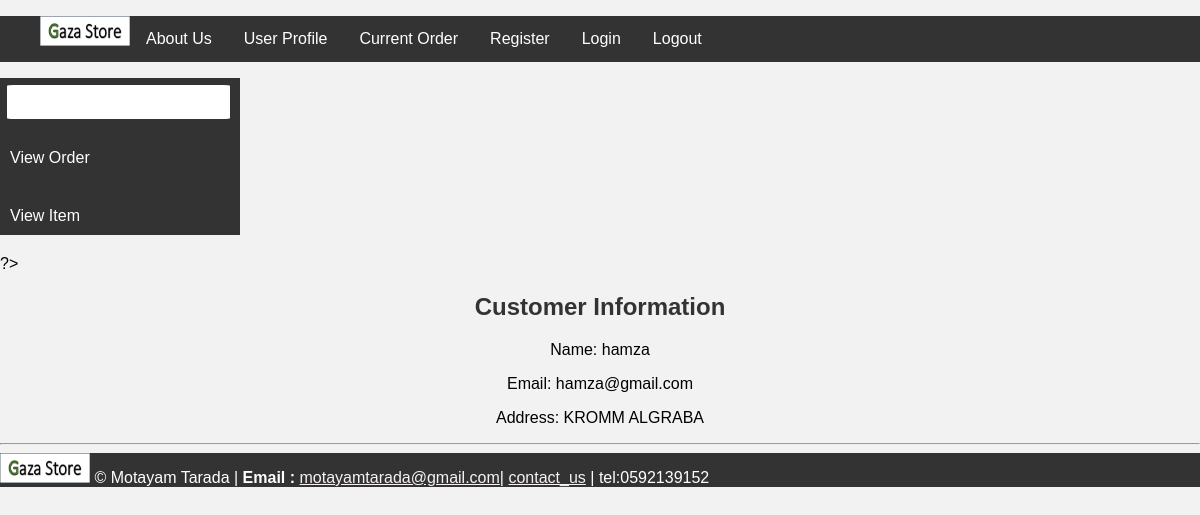
/profile.php (signed in), run on the app's committed database.
### tables this page shows
CREATE TABLE `customer` (
  `Customer Id` int NOT NULL AUTO_INCREMENT,
  `E_mail` varchar(45) NOT NULL,
  `Name` varchar(45) NOT NULL,
  `DateOfBirth` varchar(45) NOT NULL,
  `Telephone` varchar(50) NOT NULL,
  `Password` varchar(45) NOT NULL,
  `Address` varchar(45) NOT NULL,
  PRIMARY KEY (`Customer Id`)
);

### profile.php (the view, shortened to what this page needs)
<?php
include("nav.php");
include("dbconfig.in.php");
?>
<!DOCTYPE html>
<html lang="en">
<head>
    <link rel="stylesheet" href="profile.css">
</head>
<body>
    <?php
    if(isset($_SESSION['role']) && $_SESSION['role'] == 'customer') {
        $customerId = $_SESSION['customerID'];
        $stmt = $connect->prepare('SELECT * FROM customer WHERE `Customer Id` = ?');
        $stmt->execute([$customerId]);
        $customerRow = $stmt->fetch(PDO::FETCH_ASSOC);
        if($customerRow) {
            echo "<h2>Customer Information</h2>";
            echo "<p>Name: " . $customerRow['Name'] . "</p>";
            echo "<p>Email: " . $customerRow['E_mail'] . "</p>";
            echo "<p>Address: " . $customerRow['Address'] . "</p>";
        } else {
            echo "Customer information not found.";
        }
    } else {
        echo "Please log in to view your information.";
    }
    ?>
</body>
</html>

### headerFooter.css (style rules this page uses)
.navbar { background-color: #333; overflow: hidden; }
.navbar li { float: left; list-style: none; }
.navbar a { display: block; color: #fff; text-align: center; padding: 14px 16px; text-decoration: none; }
img { width: 90px; height: 30px; }
footer img { width: 90px; height: 30px; }
footer { color: white; background-color: #333; overflow: hidden; }
.email,.cont { color: rgb(248, 242, 242); background-color: transparent; }

### profile.css (style rules this page uses)
body { font-family: Arial, sans-serif; background-color: #f2f2f2; margin: 0; padding: 0; }
h2 { color: #333; text-align: center; }
p { margin-top: 10px; text-align: center; }

### data on the page
customer: Name "hamza", E_mail "hamza@gmail.com", Address "KROMM ALGRABA"
